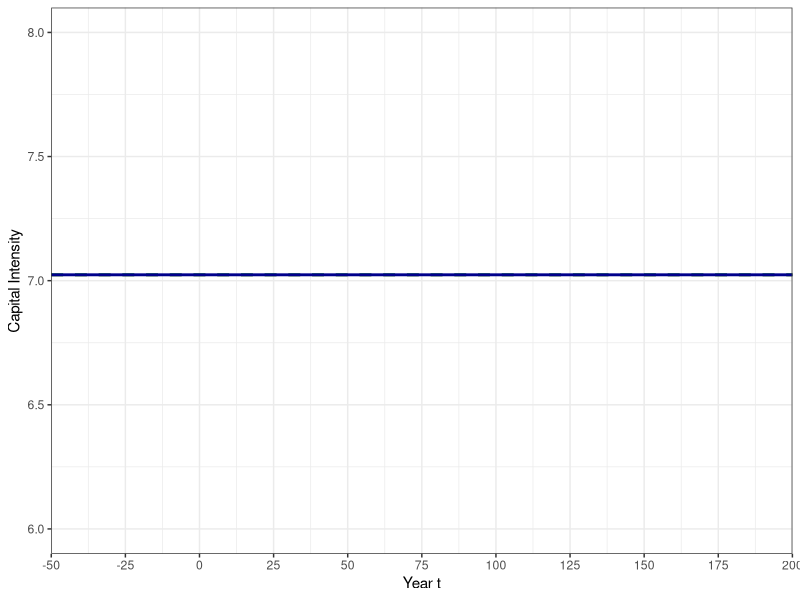
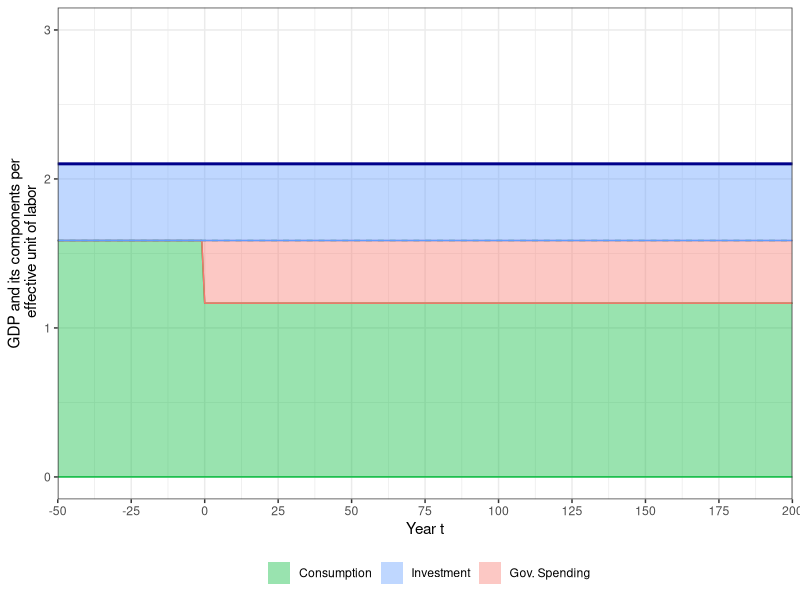
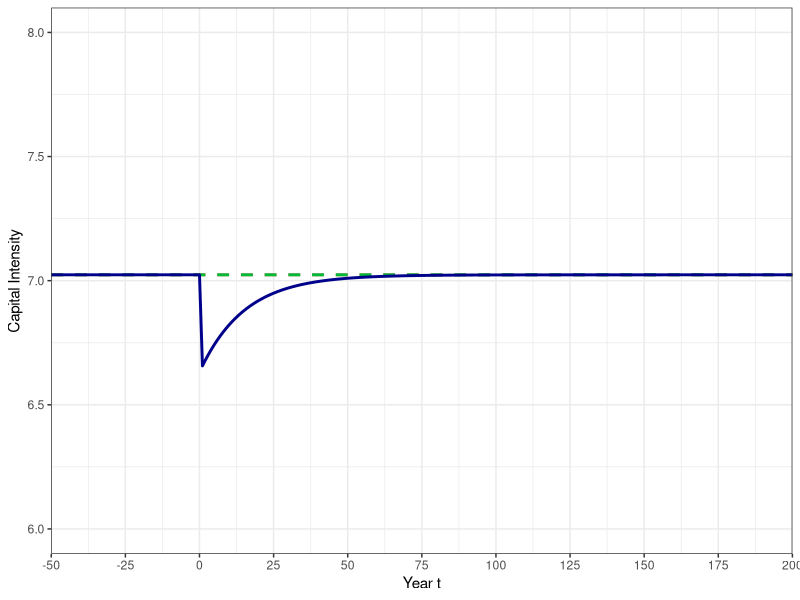
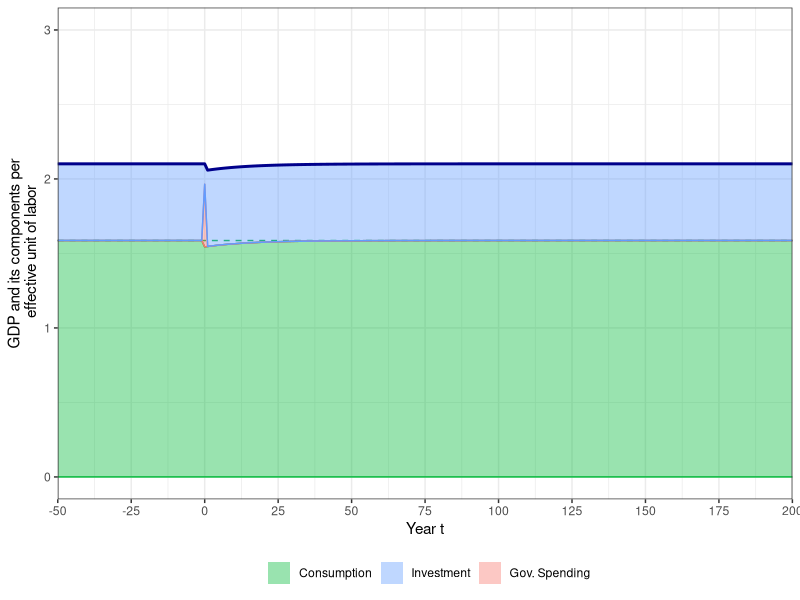
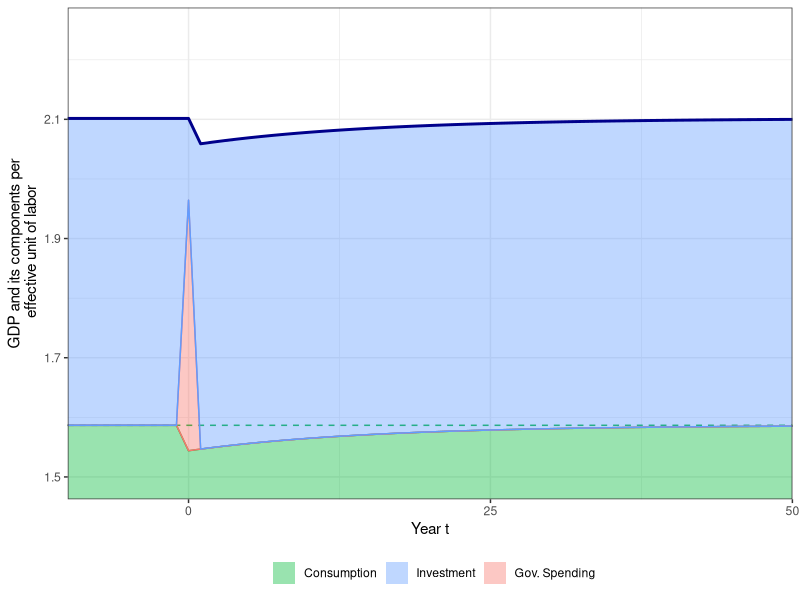
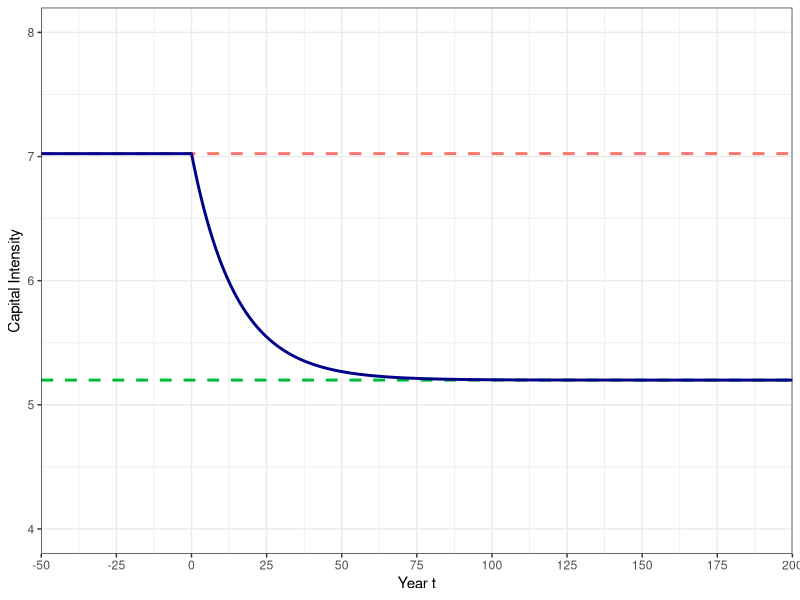
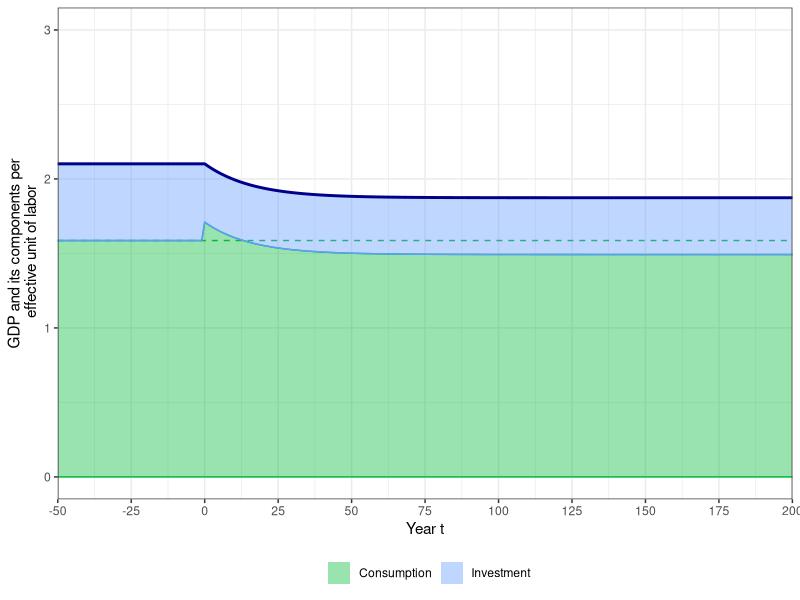
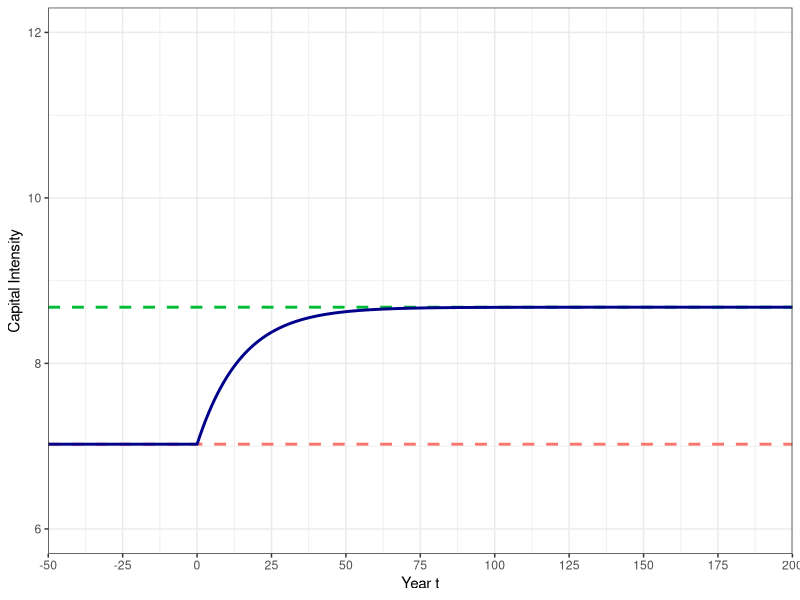

Write R code to recreate these figures, in order.
#######################################
### Fiscal Policy in the Ramsey model
#######################################

# Clear the workspace and load libraries
rm(list = ls())
library(reshape2)
library(base)
library(ggplot2)
library(grid)
library(scales)
library(stringr)
library(tidyverse)

# should graphs be exported to pdf
export_pdf <- FALSE

# define some colors
mygreen <- "#00BA38"
myblue  <- "#619CFF"
myred   <- "#F8766D"


########### 
# Ramsey Model setup
###########

# data moments
lab_share = 0.381
inv_share = 0.245
gross_ret = 0.114

# parameter choice
n     <- 0.0122
h     <- 0.0169
g     <- (1+n)*(1+h)-1
alpha <- lab_share
delta <- inv_share*gross_ret/alpha - g
beta  <- (1+g)/(1 + gross_ret - delta)
gamma <- 0.5

# steady state capital intensity under old beta
k_old <- (alpha/((1+g)/beta - 1 + delta))^(1/(1-alpha))
c_old <- k_old^alpha - (g+delta)*k_old


########### 
# Function to guess initial consumption of the Ramsey model
###########
solve_ramsey <- function(k0, amount, policy, g, alpha, delta, gamma, beta) {
  
  # set numerical parameters
  T <- 10000          # number of simulation periods
  itermax <- 1000     # maximum number of iterations
  tol <- 1e-6         # tolerance level for difference to steady state
  
  # determine path of g_t
  g_t <- 0
  tau_k <- 0
  if(policy == 1) {
    g_t[1:T] = amount
    tau_k[1:T] = 0
  } else if (policy == 2) {
    g_t[1:T] = 0
    g_t[1] = amount
    tau_k[1:T] = 0
  } else if (policy == 3) {
    g_t[1:T] = 0
    tau_k[1:T] = amount
  }
  
  # determine steady state capital intensity and consumption
  kstar <- (alpha/(((1+g)/beta - 1)/(1-tau_k[length(tau_k)]) + delta))^(1/(1-alpha))
  cstar <- kstar**alpha - (g+delta)*kstar - g_t[length(g_t)]
  
  # set starting interval depending on k0
  if(k0 <= kstar) {
    c_min <- 0
    c_max <- cstar
  } else {
    c_min <- cstar
    c_max <- k0^alpha + (1-delta)*k0
  }
  
  # start iteration process
  for (i in 1:itermax) {
    
    # start a capital and consumption path
    k <- k0
    c <- (c_min+c_max)/2
    
    # now simulate the economy forward
    for (t in 1:T) {
      
      # calculate difference to steady state
      epsilon <- sqrt((c[t]/cstar-1)^2 + (k[t]/kstar-1)^2)
      
      # if difference is small enough, that's it, we return
      if(epsilon < tol) {
        return(c(c[1], epsilon, i))
      }
      
      # determine next period's capital stock and consumption
      k[t+1] <- max((k[t]**alpha - c[t] - g_t[t] + (1-delta)*k[t])/(1+g), 1e-4)
      c[t+1] <- (beta*(1 + (1-tau_k[t])*(alpha*k[t+1]^(alpha-1) - delta))/(1+g))^gamma*c[t]
      
      #  decision rule for capital
      if(k0 <= kstar & k[t+1] > kstar | k0 > kstar & c[t+1] < cstar) {
        c_min <- c[1]; break;
      }
      
      #  if consumption is too large, then initial consumption level was too small
      if(k0 <= kstar & c[t+1] > cstar | k0 > kstar & k[t+1] < kstar) {
        c_max <- c[1]; break;
      }
    }
  }
  
  # in any case, if you end up here, return c[1] and epsilon
  return(c(c[1], epsilon, i))
}


########### 
# Function to simulate Ramsey model forward
###########
ramsey <- function(T0, T1, c0, k0, g_t, tau_k, g, alpha, delta, gamma, beta) {
  
  # set numerical parameters
  tol <- 1e-6
  
  # determine steady state capital intensity and consumption
  kstar <- (alpha/(((1+g)/beta - 1)/(1-tau_k[length(tau_k)]) + delta))^(1/(1-alpha))
  cstar <- kstar**alpha - (g+delta)*kstar - g_t[length(g_t)]
    
  # start a capital and consumption path
  k <- k0
  c <- 0
  
  # assume economy was in steady state prior to date 0
  k[ind(T0):ind(0)] <- k0
  c[ind(T0):ind(0)] <- k0^alpha - (g+delta)*k0 - g_t[ind(T0):ind(0)]
  
  # then start to simulate new economy path
  c[ind(0)] <- c0
  
  # now simulate the economy forward
  for (t in ind(0):ind(T1-1)) {
    
    # determine next period's capital stock and consumption
    k[t+1] <- max((k[t]**alpha - c[t] - g_t[t] + (1-delta)*k[t])/(1+g), 1e-4)
    c[t+1] <- (beta*(1 + (1-tau_k[t])*(alpha*k[t+1]^(alpha-1) - delta))/(1+g))^gamma*c[t]
    
    #  move to steady state level when you are almost there
    epsilon <- sqrt((c[t+1]/cstar-1)^2 + (k[t+1]/kstar-1)^2)
    if(epsilon < tol) {
      k[(t+1):ind(T1)] = kstar
      c[(t+1):ind(T1)] = cstar
      break
    }
  }
  
  # calculate other macro statistics
  y <- k^alpha
  ir <- (g + delta)*k
  i <- y - c - g_t
  s <- i/y

  # return a data frame with macro path
  res <- data.frame(year=c(T0:T1), k, y, c, g_t, i, ir, s)
  return(res)
}

# indicator management function
ind <- function(t) {
  return(t + 1 + abs(T0))
}


########### 
# Simulate permanent change in government spending
###########

# steady state capital intensity without government spending
k_old <- (alpha/((1+g)/beta - 1 + delta))^(1/(1-alpha))
c_old <- k_old^alpha - (g+delta)*k_old

# determine size of government spending (20% of old GDP)
gov_spend <- 0.2*k_old^alpha

# set simulation periods
T0 <- -50
T1 <- 200

# solve transition path
res <- solve_ramsey(k_old, gov_spend, 1, g, alpha, delta, gamma, beta)

# get path of government spending
g_t <- 0
g_t[ind(T0):ind(-1)] = 0
g_t[ind(0):ind(T1)] = gov_spend

# get path of capital tax (not used here)
tau_k <- 0
tau_k[ind(T0):ind(T1)] = 0

# simulate the model for 250 periods
transition <- ramsey(T0, T1, res[1], k_old, g_t, tau_k, g, alpha, delta, gamma, beta)


# Plot dynamics of the capital stock
myplot <- ggplot(data = transition) + 
  geom_hline(yintercept=transition$k[ind(T0)], color=myred, linetype="dashed", linewidth=1) + 
  geom_hline(yintercept=transition$k[ind(T1)], color=mygreen, linetype="dashed", linewidth=1) + 
  geom_line(aes(x=year, y=k), color="darkblue", linewidth=1) +
  coord_cartesian(xlim=c(T0, T1), ylim=c(6, 8)) + 
  scale_x_continuous(breaks=seq(T0, T1, 25), expand=c(0, 0)) +
  labs(x = "Year t",
       y = "Capital Intensity") +
  theme_bw()

# print the plot
print(myplot)

# save plot to pdf file (if needed)
if(export_pdf) {
  aspect_ratio <- 4/3;
  height <- 3.5;
  ggsave("fig12.pdf", width = height*aspect_ratio, height = height)
}


# Plot GDP and its components
myplot <- ggplot(data = transition) + 
  geom_hline(yintercept = c_old, color=mygreen, linetype="dashed", linewidth=0.5) + 
  geom_ribbon(aes(x=year, ymin=0, ymax=c,    fill= "1c", color="1c") , alpha=0.4) +
  geom_ribbon(aes(x=year, ymin=c, ymax=c+g_t, fill= "3di", color="3di"), alpha=0.4) +
  geom_ribbon(aes(x=year, ymin=c+g_t, ymax=y, fill= "2ir", color="2ir")  , alpha=0.4) +
  geom_line(aes(x=year, y=y), color="darkblue", linewidth=1) +
  coord_cartesian(xlim=c(T0, T1), ylim=c(0, 3)) + 
  scale_x_continuous(breaks=seq(T0, T1, 25), expand=c(0, 0)) +
  labs(x = "Year t",
       y = "GDP and its components per\n effective unit of labor") +
  scale_fill_manual(breaks = c("1c", "2ir", "3di"), name = "", 
                    labels = c("Consumption", "Investment", "Gov. Spending"),
                    values = c(mygreen, myblue, myred)) +
  scale_color_manual(breaks = c("1c", "2ir", "3di"),
                     values = c(mygreen, myblue, myred)) +
  guides(colour = "none") +
  theme_bw() + 
  theme(legend.position="bottom")

# print the plot
print(myplot)

# save plot to pdf file (if needed)
if(export_pdf) {
  aspect_ratio <- 4/3.5;
  height <- 4.8;
  ggsave("fig13.pdf", width = height*aspect_ratio, height = height)
}


########### 
# Simulate temporary change in government spending
###########

# steady state capital intensity without government spending
k_old <- (alpha/((1+g)/beta - 1 + delta))^(1/(1-alpha))
c_old <- k_old^alpha - (g+delta)*k_old

# determine size of government spending (20% of old GDP)
gov_spend <- 0.2*k_old^alpha

# set simulation periods
T0 <- -50
T1 <- 200

# solve transition path
res <- solve_ramsey(k_old, gov_spend, 2, g, alpha, delta, gamma, beta)

# get path of government spending
g_t <- 0
g_t[ind(T0):ind(T1)] = 0
g_t[ind(0)] = gov_spend

# get path of capital tax (not used here)
tau_k <- 0
tau_k[ind(T0):ind(T1)] = 0

# simulate the model for 250 periods
transition <- ramsey(T0, T1, res[1], k_old, g_t, tau_k, g, alpha, delta, gamma, beta)


# Plot dynamics of the capital stock
myplot <- ggplot(data = transition) + 
  geom_hline(yintercept=transition$k[ind(T0)], color=myred, linetype="dashed", linewidth=1) + 
  geom_hline(yintercept=transition$k[ind(T1)], color=mygreen, linetype="dashed", linewidth=1) + 
  geom_line(aes(x=year, y=k), color="darkblue", linewidth=1) +
  coord_cartesian(xlim=c(T0, T1), ylim=c(6, 8)) + 
  scale_x_continuous(breaks=seq(T0, T1, 25), expand=c(0, 0)) +
  labs(x = "Year t",
       y = "Capital Intensity") +
  theme_bw()

# print the plot
print(myplot)

# save plot to pdf file (if needed)
if(export_pdf) {
  aspect_ratio <- 4/3;
  height <- 3.5;
  ggsave("fig14.pdf", width = height*aspect_ratio, height = height)
}


# Plot GDP and its components
myplot <- ggplot(data = transition) + 
  geom_hline(yintercept = c_old, color=mygreen, linetype="dashed", linewidth=0.5) + 
  geom_ribbon(aes(x=year, ymin=0, ymax=c,    fill= "1c", color="1c") , alpha=0.4) +
  geom_ribbon(aes(x=year, ymin=c, ymax=c+g_t, fill= "3di", color="3di"), alpha=0.4) +
  geom_ribbon(aes(x=year, ymin=c+g_t, ymax=y, fill= "2ir", color="2ir")  , alpha=0.4) +
  geom_line(aes(x=year, y=y), color="darkblue", linewidth=1) +
  coord_cartesian(xlim=c(T0, T1), ylim=c(0, 3)) + 
  scale_x_continuous(breaks=seq(T0, T1, 25), expand=c(0, 0)) +
  labs(x = "Year t",
       y = "GDP and its components per\n effective unit of labor") +
  scale_fill_manual(breaks = c("1c", "2ir", "3di"), name = "", 
                    labels = c("Consumption", "Investment", "Gov. Spending"),
                    values = c(mygreen, myblue, myred)) +
  scale_color_manual(breaks = c("1c", "2ir", "3di"),
                     values = c(mygreen, myblue, myred)) +
  guides(colour = "none") +
  theme_bw() + 
  theme(legend.position="bottom")

# print the plot
print(myplot)

# save plot to pdf file (if needed)
if(export_pdf) {
  aspect_ratio <- 4/3.5;
  height <- 4.8;
  ggsave("fig15.pdf", width = height*aspect_ratio, height = height)
}


# Plot GDP and its components (zoom in)
myplot <- ggplot(data = transition) + 
  geom_hline(yintercept = c_old, color=mygreen, linetype="dashed", linewidth=0.5) + 
  geom_ribbon(aes(x=year, ymin=0, ymax=c,    fill= "1c", color="1c") , alpha=0.4) +
  geom_ribbon(aes(x=year, ymin=c, ymax=c+g_t, fill= "3di", color="3di"), alpha=0.4) +
  geom_ribbon(aes(x=year, ymin=c+g_t, ymax=y, fill= "2ir", color="2ir")  , alpha=0.4) +
  geom_line(aes(x=year, y=y), color="darkblue", linewidth=1) +
  coord_cartesian(xlim=c(-10, 50), ylim=c(1.5, 2.25)) + 
  scale_x_continuous(breaks=seq(T0, T1, 25), expand=c(0, 0)) +
  labs(x = "Year t",
       y = "GDP and its components per\n effective unit of labor") +
  scale_fill_manual(breaks = c("1c", "2ir", "3di"), name = "", 
                    labels = c("Consumption", "Investment", "Gov. Spending"),
                    values = c(mygreen, myblue, myred)) +
  scale_color_manual(breaks = c("1c", "2ir", "3di"),
                     values = c(mygreen, myblue, myred)) +
  guides(colour = "none") +
  theme_bw() + 
  theme(legend.position="bottom")

# print the plot
print(myplot)

# save plot to pdf file (if needed)
if(export_pdf) {
  aspect_ratio <- 4/3.5;
  height <- 4.8;
  ggsave("fig16.pdf", width = height*aspect_ratio, height = height)
}


########### 
# Simulate capital tax/subsidy
###########

# steady state capital intensity without capital tax
k_old <- (alpha/((1+g)/beta - 1 + delta))^(1/(1-alpha))
c_old <- k_old^alpha - (g+delta)*k_old

# determine size of capital tax rate (2.5%)
tax_rate <- 0.25

# set simulation periods
T0 <- -50
T1 <- 200

# solve transition path
res <- solve_ramsey(k_old, tax_rate, 3, g, alpha, delta, gamma, beta)

# get path of government spending (not used)
g_t <- 0
g_t[ind(T0):ind(T1)] = 0

# get path of capital tax
tau_k <- 0
tau_k[ind(T0):ind(-1)] = 0
tau_k[ind(0):ind(T1)] = tax_rate

# simulate the model for 250 periods
transition <- ramsey(T0, T1, res[1], k_old, g_t, tau_k, g, alpha, delta, gamma, beta)

# calculate welfare number for initial equilibrium
Welfare_0 <- 0
for(t in 0:T1) {
  Welfare_0 <- Welfare_0 + beta^t*(transition$c[ind(T0)]^(1-1/gamma)/(1-1/gamma))
}

# calculate welfare number for raising capital tax
Welfare_1 <- 0
for(t in 0:T1) {
  Welfare_1 <- Welfare_1 + beta^t*(transition$c[ind(t)]^(1-1/gamma)/(1-1/gamma))
}


# Plot dynamics of the capital stock
myplot <- ggplot(data = transition) + 
  geom_hline(yintercept=transition$k[ind(T0)], color=myred, linetype="dashed", linewidth=1) + 
  geom_hline(yintercept=transition$k[ind(T1)], color=mygreen, linetype="dashed", linewidth=1) + 
  geom_line(aes(x=year, y=k), color="darkblue", linewidth=1) +
  coord_cartesian(xlim=c(T0, T1), ylim=c(4, 8)) + 
  scale_x_continuous(breaks=seq(T0, T1, 25), expand=c(0, 0)) +
  labs(x = "Year t",
       y = "Capital Intensity") +
  theme_bw()

# print the plot
print(myplot)

# save plot to pdf file (if needed)
if(export_pdf) {
  aspect_ratio <- 4/3;
  height <- 3.5;
  ggsave("fig17.pdf", width = height*aspect_ratio, height = height)
}


# Plot GDP and its components
myplot <- ggplot(data = transition) + 
  geom_hline(yintercept = c_old, color=mygreen, linetype="dashed", linewidth=0.5) + 
  geom_ribbon(aes(x=year, ymin=0, ymax=c,    fill= "1c", color="1c") , alpha=0.4) +
  geom_ribbon(aes(x=year, ymin=c, ymax=y, fill= "2ir", color="2ir")  , alpha=0.4) +
  geom_line(aes(x=year, y=y), color="darkblue", linewidth=1) +
  coord_cartesian(xlim=c(T0, T1), ylim=c(0, 3)) + 
  scale_x_continuous(breaks=seq(T0, T1, 25), expand=c(0, 0)) +
  labs(x = "Year t",
       y = "GDP and its components per\n effective unit of labor") +
  scale_fill_manual(breaks = c("1c", "2ir"), name = "", 
                    labels = c("Consumption", "Investment"),
                    values = c(mygreen, myblue)) +
  scale_color_manual(breaks = c("1c", "2ir"),
                     values = c(mygreen, myblue)) +
  guides(colour = "none") +
  theme_bw() + 
  theme(legend.position="bottom")

# print the plot
print(myplot)

# save plot to pdf file (if needed)
if(export_pdf) {
  aspect_ratio <- 4/3.5;
  height <- 4.8;
  ggsave("fig18.pdf", width = height*aspect_ratio, height = height)
}


########### 
# Simulate capital subsidy
###########

# steady state capital intensity without capital tax
k_old <- (alpha/((1+g)/beta - 1 + delta))^(1/(1-alpha))
c_old <- k_old^alpha - (g+delta)*k_old

# determine size of capital tax rate (2.5%)
tax_rate <- -0.25

# set simulation periods
T0 <- -50
T1 <- 200

# solve transition path
res <- solve_ramsey(k_old, tax_rate, 3, g, alpha, delta, gamma, beta)

# get path of government spending (not used)
g_t <- 0
g_t[ind(T0):ind(T1)] = 0

# get path of capital tax
tau_k <- 0
tau_k[ind(T0):ind(-1)] = 0
tau_k[ind(0):ind(T1)] = tax_rate

# simulate the model for 250 periods
transition <- ramsey(T0, T1, res[1], k_old, g_t, tau_k, g, alpha, delta, gamma, beta)

# calculate welfare number for raising capital subsidy
Welfare_2 <- 0
for(t in 0:T1) {
  Welfare_2 <- Welfare_2 + beta^t*transition$c[ind(t)]^(1-1/gamma)/(1-1/gamma)
}


# Plot dynamics of the capital stock
myplot <- ggplot(data = transition) + 
  geom_hline(yintercept=transition$k[ind(T0)], color=myred, linetype="dashed", linewidth=1) + 
  geom_hline(yintercept=transition$k[ind(T1)], color=mygreen, linetype="dashed", linewidth=1) + 
  geom_line(aes(x=year, y=k), color="darkblue", linewidth=1) +
  coord_cartesian(xlim=c(T0, T1), ylim=c(6, 12)) + 
  scale_x_continuous(breaks=seq(T0, T1, 25), expand=c(0, 0)) +
  labs(x = "Year t",
       y = "Capital Intensity") +
  theme_bw()

# print the plot
print(myplot)

# save plot to pdf file (if needed)
if(export_pdf) {
  aspect_ratio <- 4/3;
  height <- 3.5;
  ggsave("fig19.pdf", width = height*aspect_ratio, height = height)
}


# Plot GDP and its components
myplot <- ggplot(data = transition) + 
  geom_hline(yintercept = c_old, color=mygreen, linetype="dashed", linewidth=0.5) + 
  geom_ribbon(aes(x=year, ymin=0, ymax=c,    fill= "1c", color="1c") , alpha=0.4) +
  geom_ribbon(aes(x=year, ymin=c, ymax=y, fill= "2ir", color="2ir")  , alpha=0.4) +
  geom_line(aes(x=year, y=y), color="darkblue", linewidth=1) +
  coord_cartesian(xlim=c(T0, T1), ylim=c(0, 3)) + 
  scale_x_continuous(breaks=seq(T0, T1, 25), expand=c(0, 0)) +
  labs(x = "Year t",
       y = "GDP and its components per\n effective unit of labor") +
  scale_fill_manual(breaks = c("1c", "2ir"), name = "", 
                    labels = c("Consumption", "Investment"),
                    values = c(mygreen, myblue)) +
  scale_color_manual(breaks = c("1c", "2ir"),
                     values = c(mygreen, myblue)) +
  guides(colour = "none") +
  theme_bw() + 
  theme(legend.position="bottom")

# print the plot
print(myplot)

# save plot to pdf file (if needed)
if(export_pdf) {
  aspect_ratio <- 4/3.5;
  height <- 4.8;
  ggsave("fig20.pdf", width = height*aspect_ratio, height = height)
}


########### 
# Welfare comparison
###########

sprintf('Without capital taxes    : %12.6f %12.6f\n', Welfare_0, 0)
sprintf('With 25p capital tax     : %12.6f %12.6f\n', Welfare_1, ((Welfare_1/Welfare_0)^{1/(1-1/gamma)}-1)*100)
sprintf('With 25p capital subsidy : %12.6f %12.6f\n', Welfare_2, ((Welfare_2/Welfare_0)^{1/(1-1/gamma)}-1)*100)
